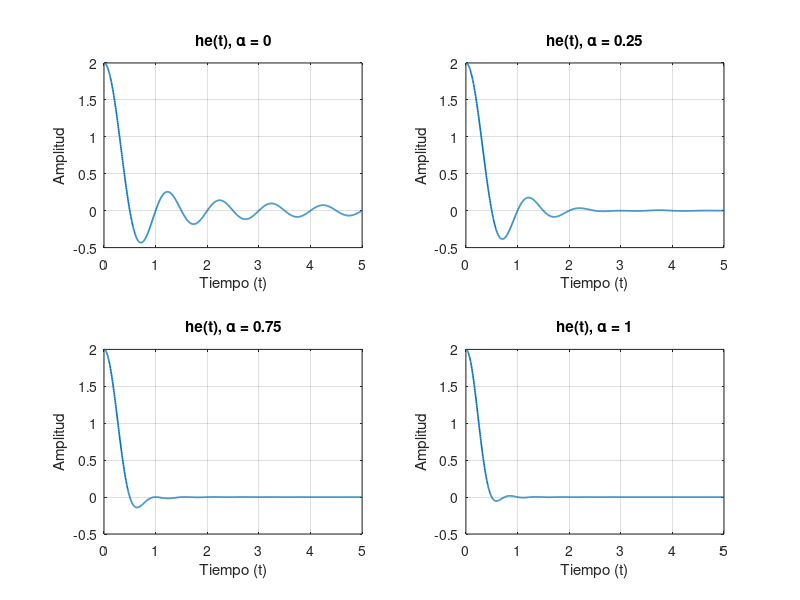

Source code (MATLAB): (Note: this script raises an error after producing the figure.)
% Parámetros
f0 = 1;                                  % Frecuencia base (B)
alpha_vals = [0, 0.25, 0.75, 1];         % Factores de roll-off
t = linspace(0, 5, 1000);                % Solo t ≥ 0
f = linspace(-2*f0, 2*f0, 1000);         % -2B ≤ f ≤ 2B

% --------- Figura 1: Respuesta al impulso he(t) ---------
figure('Name','Respuesta al impulso he(t)');
for k = 1:length(alpha_vals)
    alpha = alpha_vals(k);
    delta_f = alpha * f0;
    
    % Respuesta al impulso he(t)
    he_t = 2 * f0 * ...
        (sin(2*pi*f0*t) ./ (2*pi*f0*t)) .* ...
        (cos(2*pi*delta_f*t) ./ (1 - (4*delta_f*t).^2));
    
    % Corrección en t = 0 (evita división por 0)
    he_t(t == 0) = 2 * f0;

    subplot(2,2,k);
    plot(t, he_t, 'LineWidth', 1.2);
    title(['he(t), \alpha = ' num2str(alpha)]);
    xlabel('Tiempo (t)');
    ylabel('Amplitud');
    grid on;
    xlim([0 5]);
end
sgtitle('Respuesta al impulso he(t) para distintos \alpha');

% --------- Figura 2: Respuesta en frecuencia He(f) ---------
figure('Name','Respuesta en frecuencia He(f)');
for k = 1:length(alpha_vals)
    alpha = alpha_vals(k);
    He_f = zeros(size(f));
    
    for i = 1:length(f)
        abs_f = abs(f(i));
        if abs_f < f0 * (1 - alpha)
            He_f(i) = 1;
        elseif abs_f <= f0 * (1 + alpha)
            He_f(i) = 0.5 * (1 + cos(pi / (2 * alpha * f0) * ...
                         (abs_f - f0 * (1 - alpha))));
        else
            He_f(i) = 0;
        end
    end

    subplot(2,2,k);
    plot(f, He_f, 'LineWidth', 1.2);
    title(['He(f), \alpha = ' num2str(alpha)]);
    xlabel('Frecuencia (f)');
    ylabel('Magnitud');
    grid on;
    xlim([-2*f0 2*f0]);
end
sgtitle('Respuesta en frecuencia He(f) para distintos \alpha');